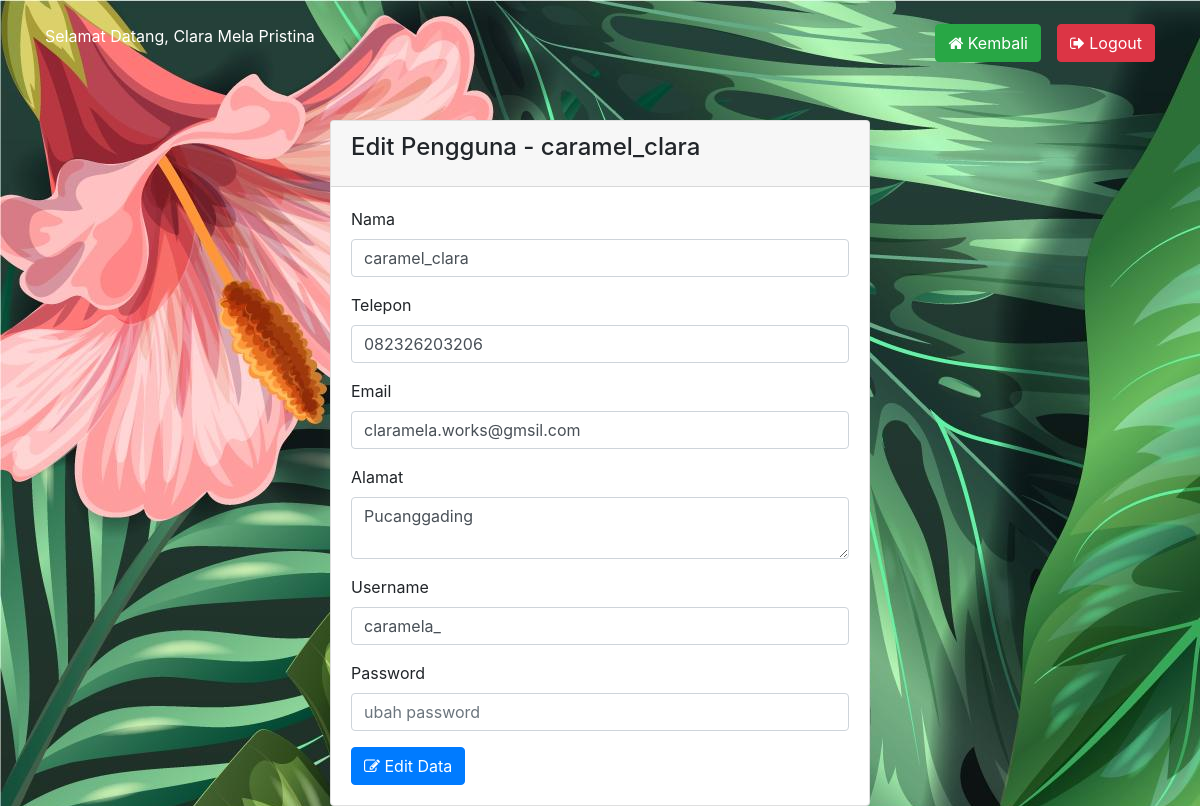
The page /edit.php?id=3 (signed in) on the database its author committed.
### tables this page shows
CREATE TABLE `tbl_user` (
  `id_login` int(11) NOT NULL,
  `username` varchar(255) NOT NULL,
  `password` varchar(255) NOT NULL,
  `nama_pengguna` varchar(255) NOT NULL,
  `telepon` varchar(15) NOT NULL,
  `email` varchar(255) NOT NULL,
  `alamat` text NOT NULL
);

### proses/panggil.php (called while the page is built, shortened)
<?php
    include 'prosescrud.php';
    $db = new Koneksi();
    $koneksi =  $db->DBConnect();
    $proses = new prosesCrud($koneksi);
    $id = $_SESSION['ADMIN']['id_login'];
    $sesi = $proses->tampil_data_id('tbl_user','id_login',$id);
?>

### proses/prosescrud.php (called while the page is built, shortened)
<?php
class prosesCrud {
    protected $db;
    function __construct($db){
        $this->db = $db;
    }
    function tampil_data_id($tabel,$where,$id)
    {
        $row = $this->db->prepare("SELECT * FROM $tabel WHERE $where = ?");
        $row->execute(array($id));
        return $hasil = $row->fetch();
    }
}

### edit.php (the view, shortened to what this page needs)
<?php
    require 'proses/panggil.php';
    $idGet = strip_tags($_GET['id']);
    $hasil = $proses->tampil_data_id('tbl_user','id_login',$idGet);
?>
<!DOCTYPE HTML>
<html>
	<head>
		<link rel="stylesheet" href="https://maxcdn.bootstrapcdn.com/bootstrap/4.0.0/css/bootstrap.min.css">
		<link rel="stylesheet" href="https://stackpath.bootstrapcdn.com/font-awesome/4.7.0/css/font-awesome.min.css">
	</head>
	<body style="background-image:url('1.jpg');">
		<div class="container">
			<br/>
            <span style="color:#fff";>Selamat Datang, <?php echo $sesi['nama_pengguna'];?></span>
			<div class="float-right">
				<a href="index.php" class="btn btn-success btn-md" style="margin-right:1pc;"><span class="fa fa-home"></span> Kembali</a>
				<a href="logout.php" class="btn btn-danger btn-md float-right"><span class="fa fa-sign-out"></span> Logout</a>
			</div>
			<br/><br/><br/>
			<div class="row">
				<div class="col-sm-3"></div>
				<div class="col-lg-6">
					<br/>
					<div class="card">
						<div class="card-header">
						<h4 class="card-title">Edit Pengguna - <?php echo $hasil['nama_pengguna'];?></h4>
						</div>
						<div class="card-body">
							<form action="proses/crud.php?aksi=edit" method="POST">
								<div class="form-group">
									<label>Nama </label>
									<input type="text" value="<?php echo $hasil['nama_pengguna'];?>" class="form-control" name="nama">
								</div>
								<div class="form-group">
									<label>Telepon</label>
									<input type="number" value="<?php echo $hasil['telepon'];?>" class="form-control" name="telepon">
								</div>
								<div class="form-group">
									<label>Email</label>
									<input type="harga" value="<?php echo $hasil['email'];?>" class="form-control" name="email">
								</div>
								<div class="form-group">
									<label>Alamat</label>
									<textarea name="alamat" class="form-control"><?php echo $hasil['alamat'];?></textarea>
								</div>
								<div class="form-group">
									<label>Username</label>
									<input type="text" value="<?php echo $hasil['username'];?>" class="form-control" name="user">
								</div>
								<div class="form-group">
									<label>Password</label>
									<input type="password" value="" placeholder="ubah password" class="form-control" name="pass">
								</div>
								<button class="btn btn-primary btn-md" name="create"><i class="fa fa-edit"> </i> Edit Data</button>
							</form>
						</div>
					</div>
				</div>
				<div class="col-sm-3"></div>
			</div>
		</div>
	</body>
</html>

### rows shown on the page
tbl_user: nama_pengguna "Clara Mela Pristina"
tbl_user: nama_pengguna "caramel_clara", nama "caramel_clara", telepon "082326203206", email "claramela.works@gmsil.com", alamat "Pucanggading", user "caramela_"
